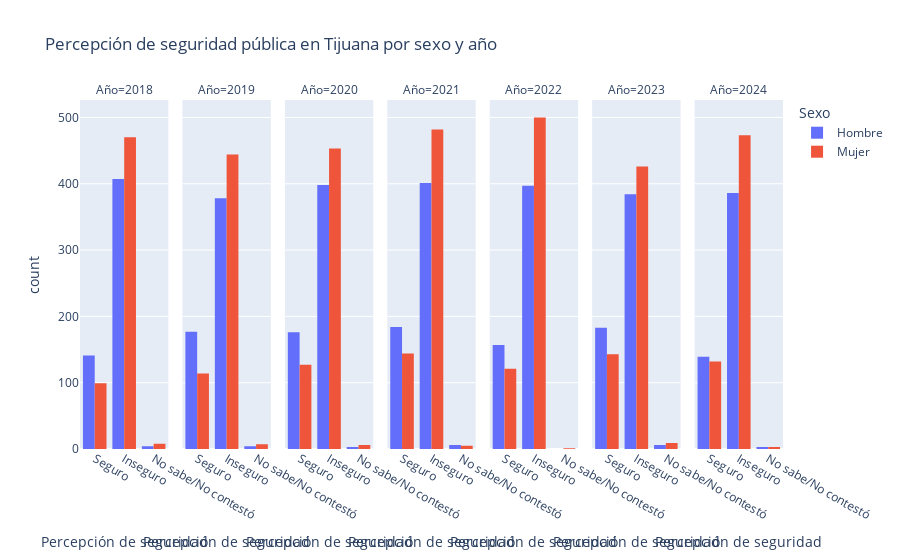

Notebook cell for this chart:
### Code cell
import pandas as pd
import plotly.express as px
from tqdm import tqdm

encoding = 'latin1'

# DataFrame para acumular todos los años
df_todos = pd.DataFrame()

for year in tqdm(range(2018, 2025), desc='Procesando años'):
    TPer_Vic1 = pd.read_csv(f'./data/{year}/TPer_Vic1.csv', index_col=0, encoding=encoding)
    Frontera_Tijuana = TPer_Vic1[TPer_Vic1['AREAM'] == 21].copy()
    PercepcionXSexo = Frontera_Tijuana[['AP4_3_2', 'SEXO']].copy()
    PercepcionXSexo['AP4_3_2'] = PercepcionXSexo['AP4_3_2'].replace({1: 'Seguro', 2: 'Inseguro', 9: 'No sabe/No contestó'})
    PercepcionXSexo['SEXO'] = PercepcionXSexo['SEXO'].replace({1: 'Hombre', 2: 'Mujer'})
    PercepcionXSexo['AÑO'] = year
    df_todos = pd.concat([df_todos, PercepcionXSexo], ignore_index=True)

# Graficar todos los años juntos
fig = px.histogram(
    df_todos,
    x='AP4_3_2',
    color='SEXO',
    barmode='group',
    facet_col='AÑO',
    category_orders={"AÑO": sorted(df_todos['AÑO'].unique())},
    labels={'AP4_3_2': 'Percepción de seguridad', 'SEXO': 'Sexo', 'AÑO': 'Año'},
    title='Percepción de seguridad pública en Tijuana por sexo y año'
    )
fig.update_layout(bargap=0.2)
fig.show()

### Figure 1 — Plotly figure (JSON) as saved in the notebook; plotly's stock layout.template omitted (floating-point values rounded to 4 significant figures; data arrays with more than 128 entries replaced by an {"elided": "..."} marker saying what was removed)
{"data": [{"alignmentgroup": "True", "bingroup": "x", "hovertemplate": "Sexo=Hombre<br>Año=2018<br>Percepción de seguridad=%{x}<br>count=%{y}<extra></extra>", "legendgroup": "Hombre", "marker": {"color": "#636efa", "pattern": {"shape": ""}}, "name": "Hombre", "offsetgroup": "Hombre", "orientation": "v", "showlegend": true, "type": "histogram", "x": {"elided": "552 str values"}, "xaxis": "x", "yaxis": "y"}, {"alignmentgroup": "True", "bingroup": "x", "hovertemplate": "Sexo=Mujer<br>Año=2018<br>Percepción de seguridad=%{x}<br>count=%{y}<extra></extra>", "legendgroup": "Mujer", "marker": {"color": "#EF553B", "pattern": {"shape": ""}}, "name": "Mujer", "offsetgroup": "Mujer", "orientation": "v", "showlegend": true, "type": "histogram", "x": {"elided": "577 str values"}, "xaxis": "x", "yaxis": "y"}, {"alignmentgroup": "True", "bingroup": "x", "hovertemplate": "Sexo=Hombre<br>Año=2019<br>Percepción de seguridad=%{x}<br>count=%{y}<extra></extra>", "legendgroup": "Hombre", "marker": {"color": "#636efa", "pattern": {"shape": ""}}, "name": "Hombre", "offsetgroup": "Hombre", "orientation": "v", "showlegend": false, "type": "histogram", "x": {"elided": "559 str values"}, "xaxis": "x2", "yaxis": "y2"}, {"alignmentgroup": "True", "bingroup": "x", "hovertemplate": "Sexo=Mujer<br>Año=2019<br>Percepción de seguridad=%{x}<br>count=%{y}<extra></extra>", "legendgroup": "Mujer", "marker": {"color": "#EF553B", "pattern": {"shape": ""}}, "name": "Mujer", "offsetgroup": "Mujer", "orientation": "v", "showlegend": false, "type": "histogram", "x": {"elided": "565 str values"}, "xaxis": "x2", "yaxis": "y2"}, {"alignmentgroup": "True", "bingroup": "x", "hovertemplate": "Sexo=Hombre<br>Año=2020<br>Percepción de seguridad=%{x}<br>count=%{y}<extra></extra>", "legendgroup": "Hombre", "marker": {"color": "#636efa", "pattern": {"shape": ""}}, "name": "Hombre", "offsetgroup": "Hombre", "orientation": "v", "showlegend": false, "type": "histogram", "x": {"elided": "577 str values"}, "xaxis": "x3", "yaxis": "y3"}, {"alignmentgroup": "True", "bingroup": "x", "hovertemplate": "Sexo=Mujer<br>Año=2020<br>Percepción de seguridad=%{x}<br>count=%{y}<extra></extra>", "legendgroup": "Mujer", "marker": {"color": "#EF553B", "pattern": {"shape": ""}}, "name": "Mujer", "offsetgroup": "Mujer", "orientation": "v", "showlegend": false, "type": "histogram", "x": {"elided": "586 str values"}, "xaxis": "x3", "yaxis": "y3"}, {"alignmentgroup": "True", "bingroup": "x", "hovertemplate": "Sexo=Hombre<br>Año=2021<br>Percepción de seguridad=%{x}<br>count=%{y}<extra></extra>", "legendgroup": "Hombre", "marker": {"color": "#636efa", "pattern": {"shape": ""}}, "name": "Hombre", "offsetgroup": "Hombre", "orientation": "v", "showlegend": false, "type": "histogram", "x": {"elided": "591 str values"}, "xaxis": "x4", "yaxis": "y4"}, {"alignmentgroup": "True", "bingroup": "x", "hovertemplate": "Sexo=Mujer<br>Año=2021<br>Percepción de seguridad=%{x}<br>count=%{y}<extra></extra>", "legendgroup": "Mujer", "marker": {"color": "#EF553B", "pattern": {"shape": ""}}, "name": "Mujer", "offsetgroup": "Mujer", "orientation": "v", "showlegend": false, "type": "histogram", "x": {"elided": "631 str values"}, "xaxis": "x4", "yaxis": "y4"}, {"alignmentgroup": "True", "bingroup": "x", "hovertemplate": "Sexo=Hombre<br>Año=2022<br>Percepción de seguridad=%{x}<br>count=%{y}<extra></extra>", "legendgroup": "Hombre", "marker": {"color": "#636efa", "pattern": {"shape": ""}}, "name": "Hombre", "offsetgroup": "Hombre", "orientation": "v", "showlegend": false, "type": "histogram", "x": {"elided": "554 str values"}, "xaxis": "x5", "yaxis": "y5"}, {"alignmentgroup": "True", "bingroup": "x", "hovertemplate": "Sexo=Mujer<br>Año=2022<br>Percepción de seguridad=%{x}<br>count=%{y}<extra></extra>", "legendgroup": "Mujer", "marker": {"color": "#EF553B", "pattern": {"shape": ""}}, "name": "Mujer", "offsetgroup": "Mujer", "orientation": "v", "showlegend": false, "type": "histogram", "x": {"elided": "622 str values"}, "xaxis": "x5", "yaxis": "y5"}, {"alignmentgroup": "True", "bingroup": "x", "hovertemplate": "Sexo=Hombre<br>Año=2023<br>Percepción de seguridad=%{x}<br>count=%{y}<extra></extra>", "legendgroup": "Hombre", "marker": {"color": "#636efa", "pattern": {"shape": ""}}, "name": "Hombre", "offsetgroup": "Hombre", "orientation": "v", "showlegend": false, "type": "histogram", "x": {"elided": "573 str values"}, "xaxis": "x6", "yaxis": "y6"}, {"alignmentgroup": "True", "bingroup": "x", "hovertemplate": "Sexo=Mujer<br>Año=2023<br>Percepción de seguridad=%{x}<br>count=%{y}<extra></extra>", "legendgroup": "Mujer", "marker": {"color": "#EF553B", "pattern": {"shape": ""}}, "name": "Mujer", "offsetgroup": "Mujer", "orientation": "v", "showlegend": false, "type": "histogram", "x": {"elided": "578 str values"}, "xaxis": "x6", "yaxis": "y6"}, {"alignmentgroup": "True", "bingroup": "x", "hovertemplate": "Sexo=Hombre<br>Año=2024<br>Percepción de seguridad=%{x}<br>count=%{y}<extra></extra>", "legendgroup": "Hombre", "marker": {"color": "#636efa", "pattern": {"shape": ""}}, "name": "Hombre", "offsetgroup": "Hombre", "orientation": "v", "showlegend": false, "type": "histogram", "x": {"elided": "528 str values"}, "xaxis": "x7", "yaxis": "y7"}, {"alignmentgroup": "True", "bingroup": "x", "hovertemplate": "Sexo=Mujer<br>Año=2024<br>Percepción de seguridad=%{x}<br>count=%{y}<extra></extra>", "legendgroup": "Mujer", "marker": {"color": "#EF553B", "pattern": {"shape": ""}}, "name": "Mujer", "offsetgroup": "Mujer", "orientation": "v", "showlegend": false, "type": "histogram", "x": {"elided": "608 str values"}, "xaxis": "x7", "yaxis": "y7"}], "layout": {"annotations": [{"font": {}, "showarrow": false, "text": "Año=2018", "x": 0.06286, "xanchor": "center", "xref": "paper", "y": 1, "yanchor": "bottom", "yref": "paper"}, {"font": {}, "showarrow": false, "text": "Año=2019", "x": 0.2086, "xanchor": "center", "xref": "paper", "y": 1, "yanchor": "bottom", "yref": "paper"}, {"font": {}, "showarrow": false, "text": "Año=2020", "x": 0.3543, "xanchor": "center", "xref": "paper", "y": 1, "yanchor": "bottom", "yref": "paper"}, {"font": {}, "showarrow": false, "text": "Año=2021", "x": 0.5, "xanchor": "center", "xref": "paper", "y": 1, "yanchor": "bottom", "yref": "paper"}, {"font": {}, "showarrow": false, "text": "Año=2022", "x": 0.6457, "xanchor": "center", "xref": "paper", "y": 1, "yanchor": "bottom", "yref": "paper"}, {"font": {}, "showarrow": false, "text": "Año=2023", "x": 0.7914, "xanchor": "center", "xref": "paper", "y": 1, "yanchor": "bottom", "yref": "paper"}, {"font": {}, "showarrow": false, "text": "Año=2024", "x": 0.9371, "xanchor": "center", "xref": "paper", "y": 1, "yanchor": "bottom", "yref": "paper"}], "bargap": 0.2, "barmode": "group", "legend": {"title": {"text": "Sexo"}, "tracegroupgap": 0}, "title": {"text": "Percepción de seguridad pública en Tijuana por sexo y año"}, "xaxis": {"anchor": "y", "domain": [0, 0.1257], "title": {"text": "Percepción de seguridad"}}, "xaxis2": {"anchor": "y2", "domain": [0.1457, 0.2714], "matches": "x", "title": {"text": "Percepción de seguridad"}}, "xaxis3": {"anchor": "y3", "domain": [0.2914, 0.4171], "matches": "x", "title": {"text": "Percepción de seguridad"}}, "xaxis4": {"anchor": "y4", "domain": [0.4371, 0.5629], "matches": "x", "title": {"text": "Percepción de seguridad"}}, "xaxis5": {"anchor": "y5", "domain": [0.5829, 0.7086], "matches": "x", "title": {"text": "Percepción de seguridad"}}, "xaxis6": {"anchor": "y6", "domain": [0.7286, 0.8543], "matches": "x", "title": {"text": "Percepción de seguridad"}}, "xaxis7": {"anchor": "y7", "domain": [0.8743, 1.0], "matches": "x", "title": {"text": "Percepción de seguridad"}}, "yaxis": {"anchor": "x", "domain": [0, 1], "title": {"text": "count"}}, "yaxis2": {"anchor": "x2", "domain": [0, 1], "matches": "y", "showticklabels": false}, "yaxis3": {"anchor": "x3", "domain": [0, 1], "matches": "y", "showticklabels": false}, "yaxis4": {"anchor": "x4", "domain": [0, 1], "matches": "y", "showticklabels": false}, "yaxis5": {"anchor": "x5", "domain": [0, 1], "matches": "y", "showticklabels": false}, "yaxis6": {"anchor": "x6", "domain": [0, 1], "matches": "y", "showticklabels": false}, "yaxis7": {"anchor": "x7", "domain": [0, 1], "matches": "y", "showticklabels": false}}}
